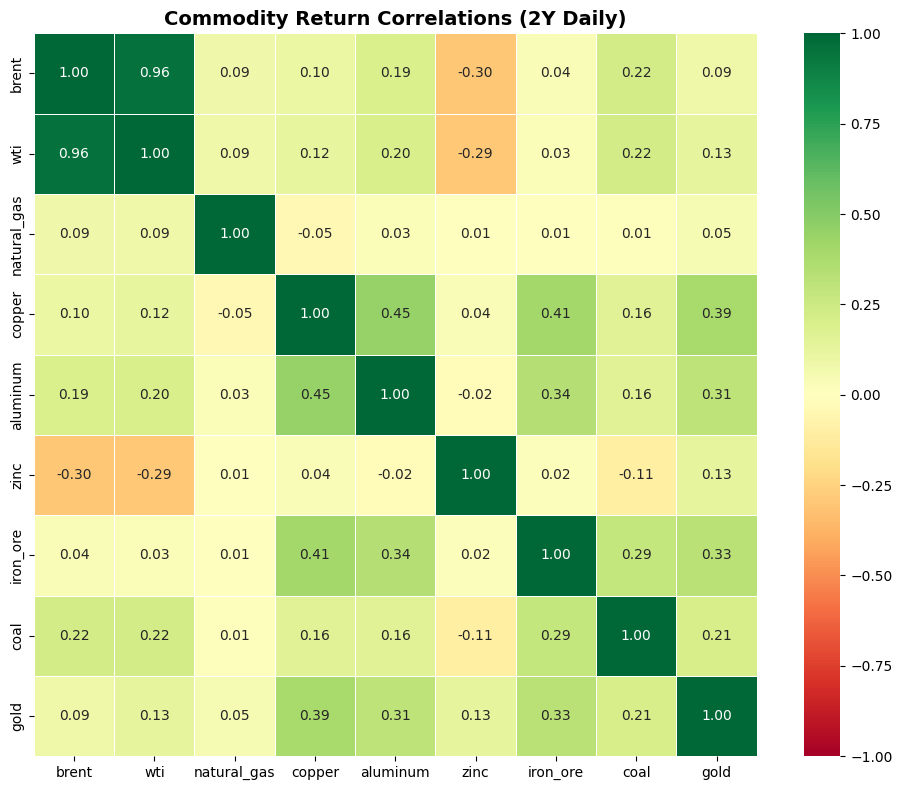
#> input picture notebooks/chart_cell_8.png, 902 x 790 px
$ python generate_carousel_pdf.py
#> lines starting #> are read from the running program, lines starting #| are printed output that depends on the picture
#!/usr/bin/env python3
"""Generate a LinkedIn carousel PDF from CACS experiment results."""

import matplotlib
matplotlib.use("Agg")
import matplotlib.pyplot as plt
import matplotlib.image as mpimg
from matplotlib.backends.backend_pdf import PdfPages
import numpy as np
from pathlib import Path

SCRIPT_DIR = Path(__file__).resolve().parent
OUTPUT = SCRIPT_DIR / "cacs_linkedin_carousel.pdf"

# Colors
BG = "#FFFFFF"
ACCENT = "#0A66C2"  # LinkedIn blue
DARK = "#191919"
GRAY = "#666666"
GREEN = "#2ecc71"
RED = "#e74c3c"
ORANGE = "#f39c12"

def new_slide(fig_width=10, fig_height=5.625):
    """Create a new slide (16:9 aspect ratio)."""
    fig = plt.figure(figsize=(fig_width, fig_height), facecolor=BG)
    ax = fig.add_axes([0, 0, 1, 1])
    ax.set_xlim(0, 10)
    ax.set_ylim(0, 5.625)
    ax.set_facecolor(BG)
    ax.axis("off")
    return fig, ax


def slide_title(pages):
    """Slide 1: Title slide."""
    fig, ax = new_slide()

    # Top accent bar
    ax.fill_between([0, 10], [5.625, 5.625], [5.3, 5.3], color=ACCENT)

    ax.text(5, 4.2, "Can Domain Knowledge Make", fontsize=26, fontweight="bold",
            color=DARK, ha="center", va="center")
    ax.text(5, 3.5, "Multi-GPU Inference Smarter?", fontsize=26, fontweight="bold",
            color=ACCENT, ha="center", va="center")

    ax.text(5, 2.5, "CACS: Correlation-Aware Commodity Sharding", fontsize=14,
            color=GRAY, ha="center", va="center", style="italic")

    ax.text(5, 1.5, "A quick experiment on 2x T4 GPUs (Kaggle, $0 cost)", fontsize=12,
            color=GRAY, ha="center", va="center")

    # Bottom bar
    ax.fill_between([0, 10], [0.3, 0.3], [0, 0], color=ACCENT)

    pages.savefig(fig)
    plt.close(fig)


def slide_problem(pages):
    """Slide 2: The problem."""
    fig, ax = new_slide()

    ax.fill_between([0, 10], [5.625, 5.625], [5.3, 5.3], color=ACCENT)
    ax.text(0.5, 5.46, "THE PROBLEM", fontsize=14, fontweight="bold", color="white", va="center")

    ax.text(5, 4.4, "Scaling commodity forecasting across multiple GPUs", fontsize=18,
            fontweight="bold", color=DARK, ha="center")

    lines = [
        ("Random sharding", "assigns commodities to GPUs arbitrarily"),
        ("Correlated commodities", "end up on different GPUs"),
        ("Cross-GPU transfers", "create overhead that can negate parallelism"),
    ]
    y = 3.5
    for title, desc in lines:
        ax.plot(1.2, y, "s", color=RED, markersize=10)
        ax.text(1.6, y, title, fontsize=13, fontweight="bold", color=DARK, va="center")
        ax.text(1.6, y - 0.35, desc, fontsize=11, color=GRAY, va="center")
        y -= 0.9

    # Key stat
    ax.add_patch(plt.Rectangle((1, 0.4), 8, 0.8, facecolor="#FFF3E0", edgecolor=ORANGE, linewidth=2, zorder=2))
    ax.text(5, 0.8, "Random sharding made 2-GPU inference 13% SLOWER than 1 GPU",
            fontsize=13, fontweight="bold", color=RED, ha="center", va="center", zorder=3)

    pages.savefig(fig)
    plt.close(fig)


def slide_idea(pages):
    """Slide 3: The CACS idea."""
    fig, ax = new_slide()

    ax.fill_between([0, 10], [5.625, 5.625], [5.3, 5.3], color=ACCENT)
    ax.text(0.5, 5.46, "THE IDEA: CACS", fontsize=14, fontweight="bold", color="white", va="center")

    ax.text(5, 4.5, "Use price correlations to shard smarter", fontsize=18,
            fontweight="bold", color=DARK, ha="center")

    # Steps
    steps = [
        ("1", "Compute correlation matrix from 2Y daily returns"),
        ("2", "Cluster commodities by correlation distance"),
        ("3", "Assign each cluster to a GPU"),
    ]
    y = 3.6
    for num, text in steps:
        ax.add_patch(plt.Circle((1.3, y), 0.25, facecolor=ACCENT, edgecolor="none", zorder=2))
        ax.text(1.3, y, num, fontsize=12, fontweight="bold", color="white", ha="center", va="center", zorder=3)
        ax.text(1.9, y, text, fontsize=12, color=DARK, va="center")
        y -= 0.7

    # Result boxes
    ax.add_patch(plt.Rectangle((0.5, 0.5), 4, 1.2, facecolor="#E8F5E9", edgecolor=GREEN, linewidth=2))
    ax.text(2.5, 1.35, "GPU 0", fontsize=11, fontweight="bold", color=DARK, ha="center")
    ax.text(2.5, 0.9, "natural_gas, zinc, brent,\nwti, coal", fontsize=10, color=GRAY, ha="center")

    ax.add_patch(plt.Rectangle((5.5, 0.5), 4, 1.2, facecolor="#E3F2FD", edgecolor=ACCENT, linewidth=2))
    ax.text(7.5, 1.35, "GPU 1", fontsize=11, fontweight="bold", color=DARK, ha="center")
    ax.text(7.5, 0.9, "gold, iron_ore, copper,\naluminum", fontsize=10, color=GRAY, ha="center")

    pages.savefig(fig)
    plt.close(fig)


def slide_correlation(pages):
    """Slide 4: Correlation heatmap."""
    fig, ax = new_slide()

    ax.fill_between([0, 10], [5.625, 5.625], [5.3, 5.3], color=ACCENT)
    ax.text(0.5, 5.46, "CORRELATION MATRIX", fontsize=14, fontweight="bold", color="white", va="center")

    # Load and embed the heatmap image
    img_path = SCRIPT_DIR / "chart_cell_8.png"
    if img_path.exists():
        img = mpimg.imread(str(img_path))
#> img is the input picture: shape (790, 902, 4) float32; mean R, G, B, A 0.809, 0.877, 0.644, 1
        img_ax = fig.add_axes([0.08, 0.05, 0.55, 0.88])
        img_ax.imshow(img)
        img_ax.axis("off")

    # Annotations on the right
    ax.text(7.2, 4.2, "Key Findings:", fontsize=13, fontweight="bold", color=DARK)
    findings = [
        "Brent-WTI: 0.96 corr",
        "Oil cluster is tight",
        "Gold is the outlier",
        "Metals form a group",
    ]
    y = 3.5
    for f in findings:
        ax.text(7.2, y, f"  {f}", fontsize=11, color=GRAY)
        y -= 0.5

    pages.savefig(fig)
    plt.close(fig)


def slide_dendrogram(pages):
    """Slide 5: Dendrogram."""
    fig, ax = new_slide()

    ax.fill_between([0, 10], [5.625, 5.625], [5.3, 5.3], color=ACCENT)
    ax.text(0.5, 5.46, "CACS CLUSTERING", fontsize=14, fontweight="bold", color="white", va="center")

    img_path = SCRIPT_DIR / "chart_cell_10.png"
    if img_path.exists():
        img = mpimg.imread(str(img_path))
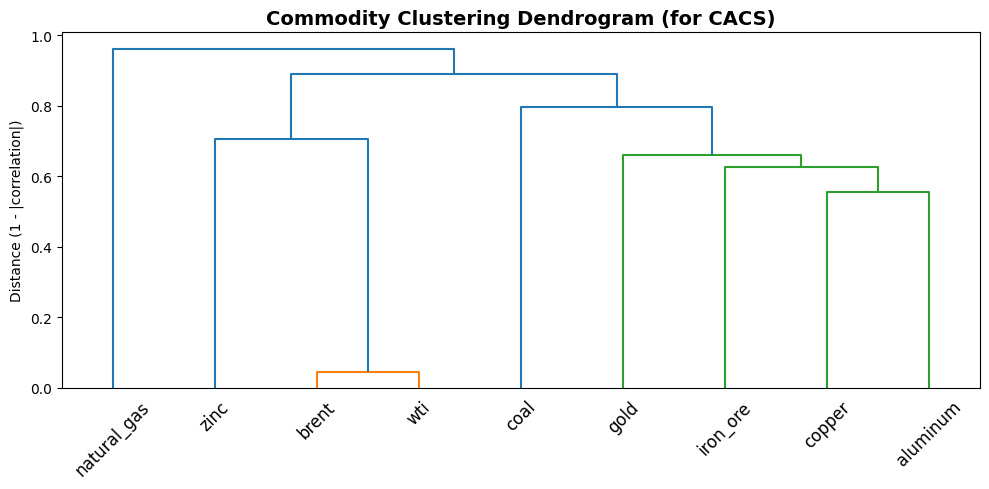
#> input picture notebooks/chart_cell_10.png, 989 x 489 px
#> img is the input picture: shape (489, 989, 4) float32; mean R, G, B, A 0.969, 0.974, 0.974, 1
        img_ax = fig.add_axes([0.05, 0.05, 0.9, 0.85])
        img_ax.imshow(img)
        img_ax.axis("off")

    pages.savefig(fig)
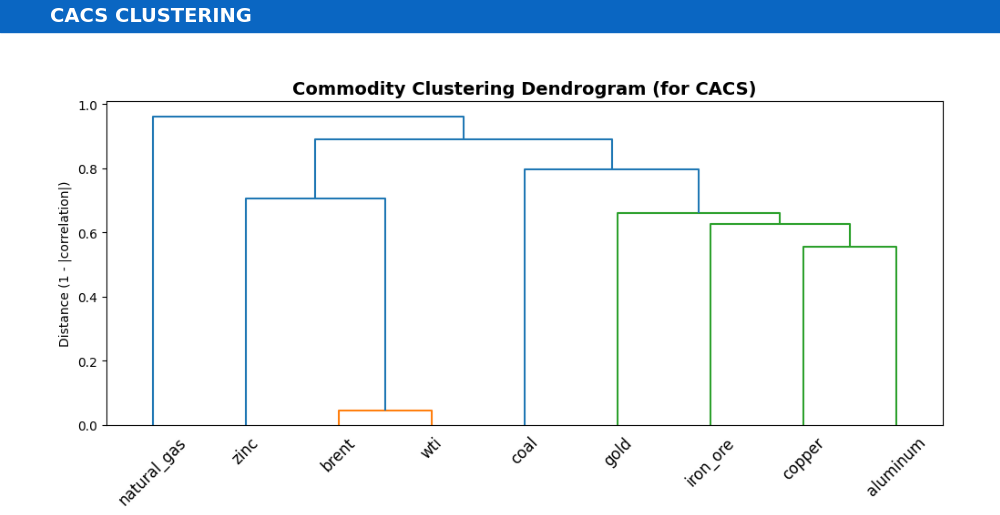
#> figure drawn by matplotlib, 2 panels
    plt.close(fig)


def slide_communication(pages):
    """Slide 6: Communication analysis."""
    fig, ax = new_slide()

    ax.fill_between([0, 10], [5.625, 5.625], [5.3, 5.3], color=ACCENT)
    ax.text(0.5, 5.46, "COMMUNICATION ANALYSIS", fontsize=14, fontweight="bold", color="white", va="center")

    ax.text(5, 4.5, "Cross-GPU transfers when commodities need correlated features",
            fontsize=13, color=GRAY, ha="center")

    # Table
    headers = ["Strategy", "Cross-GPU Transfers", "Transfer Rate"]
    data = [
        ["CACS", "0", "0%"],
        ["Random", "8", "50%"],
        ["Round-Robin", "10", "62.5%"],
    ]
    colors_row = [GREEN, RED, ORANGE]

    y = 3.5
    for i, h in enumerate(headers):
        x = 1.5 + i * 2.8
        ax.text(x, y, h, fontsize=12, fontweight="bold", color=DARK, ha="center")

    y = 3.1
    ax.plot([0.5, 9.5], [y, y], color=GRAY, linewidth=0.5)

    for row_idx, row in enumerate(data):
        y -= 0.6
        for i, val in enumerate(row):
            x = 1.5 + i * 2.8
            weight = "bold" if i == 0 else "normal"
            color = colors_row[row_idx] if i > 0 else DARK
            ax.text(x, y, val, fontsize=13, fontweight=weight, color=color, ha="center")

    # Big stat
    ax.add_patch(plt.Rectangle((2, 0.3), 6, 0.9, facecolor="#E8F5E9", edgecolor=GREEN, linewidth=2))
    ax.text(5, 0.75, "CACS: 100% reduction in cross-GPU transfers",
            fontsize=15, fontweight="bold", color=GREEN, ha="center", va="center")

    pages.savefig(fig)
    plt.close(fig)


def slide_benchmark(pages):
    """Slide 7: Benchmark results chart."""
    fig, ax = new_slide()

    ax.fill_between([0, 10], [5.625, 5.625], [5.3, 5.3], color=ACCENT)
    ax.text(0.5, 5.46, "BENCHMARK RESULTS", fontsize=14, fontweight="bold", color="white", va="center")

    img_path = SCRIPT_DIR / "chart_cell_21.png"
    if img_path.exists():
        img = mpimg.imread(str(img_path))
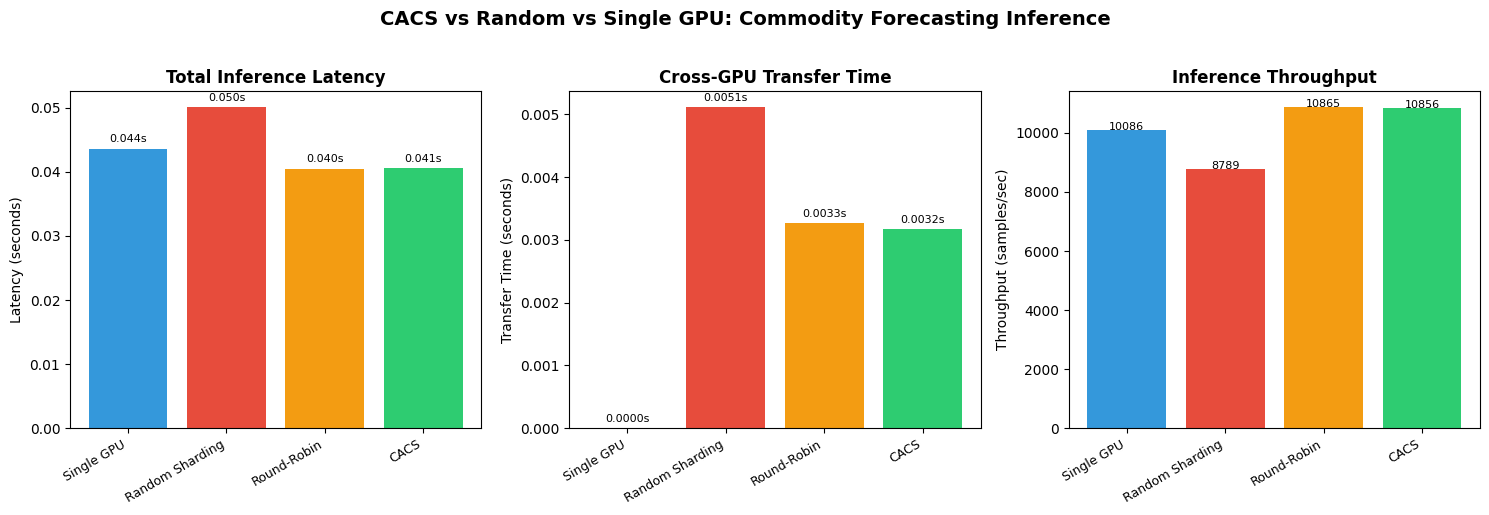
#> input picture notebooks/chart_cell_21.png, 1489 x 515 px
#> img is the input picture: shape (515, 1489, 4) float32; mean R, G, B, A 0.849, 0.84, 0.775, 1
        img_ax = fig.add_axes([0.02, 0.02, 0.96, 0.88])
        img_ax.imshow(img)
        img_ax.axis("off")

    pages.savefig(fig)
    plt.close(fig)


def slide_numbers(pages):
    """Slide 8: Key numbers."""
    fig, ax = new_slide()

    ax.fill_between([0, 10], [5.625, 5.625], [5.3, 5.3], color=ACCENT)
    ax.text(0.5, 5.46, "CACS vs RANDOM SHARDING", fontsize=14, fontweight="bold", color="white", va="center")

    # Three big metrics
    metrics = [
        ("38%", "less transfer time", GREEN),
        ("19%", "lower latency", ACCENT),
        ("23%", "higher throughput", ORANGE),
    ]

    for i, (num, label, color) in enumerate(metrics):
        cx = 1.8 + i * 3
        ax.add_patch(plt.Rectangle((cx - 1.2, 2.2), 2.4, 2.5, facecolor=color, edgecolor="none", alpha=0.1, zorder=1))
        ax.add_patch(plt.Rectangle((cx - 1.2, 2.2), 2.4, 2.5, facecolor="none", edgecolor=color, linewidth=2, zorder=2))
        ax.text(cx, 3.9, num, fontsize=36, fontweight="bold", color=color, ha="center", va="center", zorder=3)
        ax.text(cx, 2.8, label, fontsize=13, color=DARK, ha="center", va="center", zorder=3)

    ax.text(5, 1.2, "Hardware: 2x T4 GPUs (Kaggle free tier)  |  Cost: $0  |  Runtime: 3 min",
            fontsize=11, color=GRAY, ha="center")

    pages.savefig(fig)
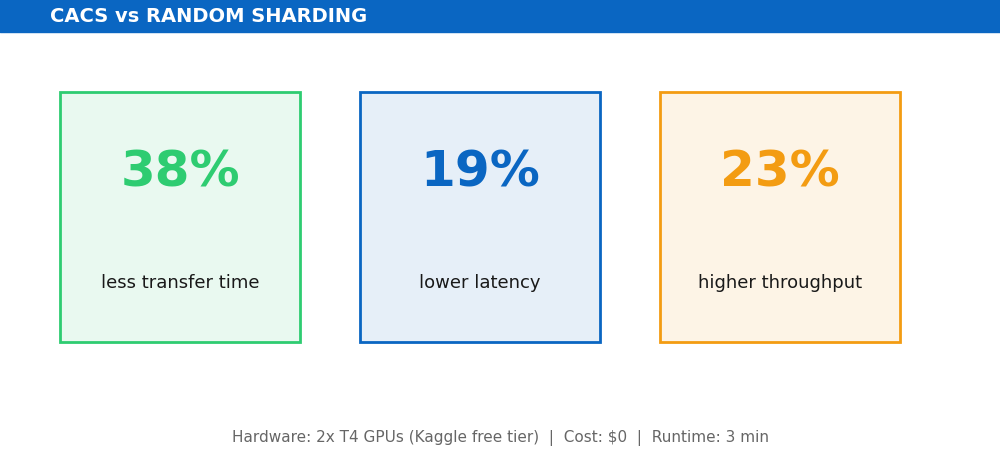
#> figure drawn by matplotlib, 1 panel
    plt.close(fig)


def slide_takeaways(pages):
    """Slide 9: Key takeaways."""
    fig, ax = new_slide()

    ax.fill_between([0, 10], [5.625, 5.625], [5.3, 5.3], color=ACCENT)
    ax.text(0.5, 5.46, "KEY TAKEAWAYS", fontsize=14, fontweight="bold", color="white", va="center")

    takeaways = [
        ("Naive parallelization can hurt.", "Random sharding was 13% slower than 1 GPU."),
        ("Domain-aware sharding fixes it.", "CACS eliminated all cross-GPU transfers."),
        ("For small workloads, 1 GPU wins.", "CACS shines at 50+ commodities / larger models."),
        ("The algorithm is 6 lines of code.", "scipy hierarchical clustering on price correlations."),
    ]

    y = 4.3
    for i, (title, desc) in enumerate(takeaways):
        color = [GREEN, ACCENT, ORANGE, ACCENT][i]
        ax.add_patch(plt.Rectangle((0.8, y - 0.35), 0.06, 0.7, facecolor=color, edgecolor="none"))
        ax.text(1.2, y + 0.05, title, fontsize=13, fontweight="bold", color=DARK, va="center")
        ax.text(1.2, y - 0.3, desc, fontsize=11, color=GRAY, va="center")
        y -= 1.0

    pages.savefig(fig)
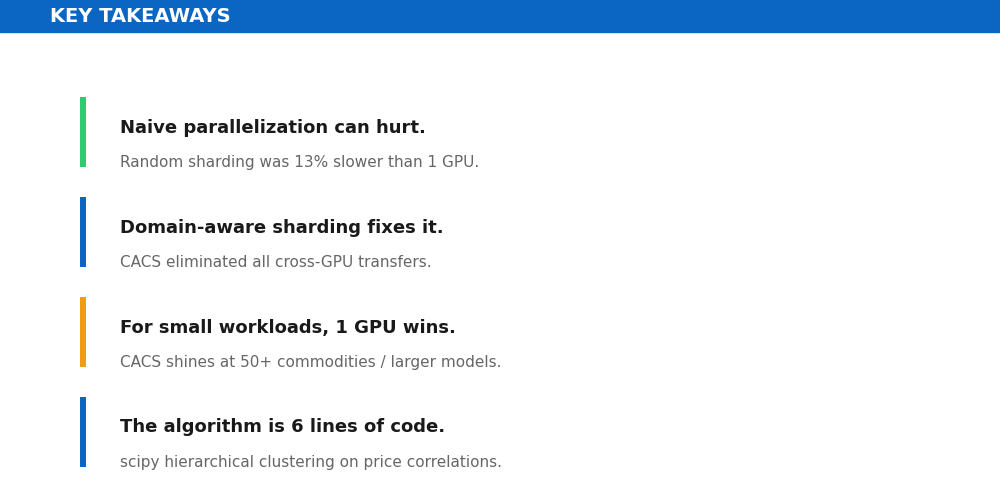
#> figure drawn by matplotlib, 1 panel
    plt.close(fig)


def slide_code(pages):
    """Slide 10: The code."""
    fig, ax = new_slide()

    ax.fill_between([0, 10], [5.625, 5.625], [5.3, 5.3], color=ACCENT)
    ax.text(0.5, 5.46, "THE ENTIRE ALGORITHM", fontsize=14, fontweight="bold", color="white", va="center")

    # Code block
    ax.add_patch(plt.Rectangle((0.5, 1.0), 9, 3.8, facecolor="#1E1E1E", edgecolor=GRAY, linewidth=1))

    code = [
        "from scipy.cluster.hierarchy import linkage, fcluster",
        "from scipy.spatial.distance import squareform",
        "",
        "dist = squareform((1 - corr_matrix.abs()).values)",
        "Z = linkage(dist, method='average')",
        "labels = fcluster(Z, n_gpus, criterion='maxclust')",
    ]

    y = 4.3
    for line in code:
        color = "#569CD6" if line.startswith("from") or line.startswith("import") else "#D4D4D4"
        if "=" in line and not line.startswith("from"):
            color = "#9CDCFE"
        if line == "":
            y -= 0.35
            continue
        ax.text(1.0, y, line, fontsize=11, fontfamily="monospace", color=color, va="center")
        y -= 0.45

    ax.text(5, 0.5, "That's it. 6 lines to make multi-GPU inference domain-aware.",
            fontsize=12, color=GRAY, ha="center", style="italic")

    pages.savefig(fig)
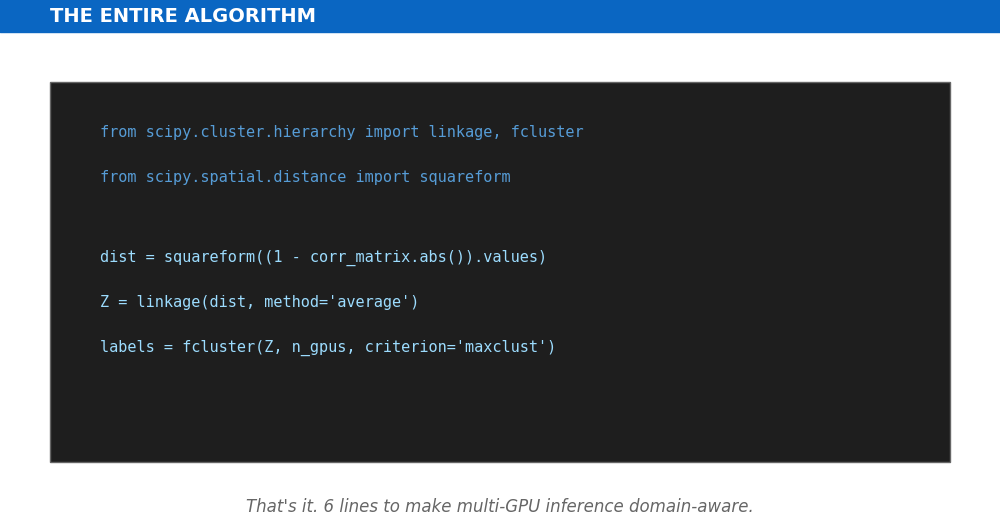
#> figure drawn by matplotlib, 1 panel
    plt.close(fig)


def slide_closing(pages):
    """Slide 11: Closing."""
    fig, ax = new_slide()

    ax.fill_between([0, 10], [5.625, 5.625], [5.3, 5.3], color=ACCENT)

    ax.text(5, 3.8, "If your workload has internal correlations,", fontsize=18,
            color=DARK, ha="center", va="center")
    ax.text(5, 3.0, "use them to inform your parallelization strategy.", fontsize=18,
            fontweight="bold", color=ACCENT, ha="center", va="center")

    ax.text(5, 1.8, "Notebook: Kaggle (free)  |  Runtime: 3 min  |  Cost: $0",
            fontsize=12, color=GRAY, ha="center")

    ax.text(5, 1.1, "Part of: Red Teaming Agentic AI for Commodity Trading",
            fontsize=11, color=GRAY, ha="center", style="italic")
    ax.text(5, 0.7, "IIT Bombay EPGD AI/ML Capstone",
            fontsize=11, color=GRAY, ha="center", style="italic")

    ax.fill_between([0, 10], [0.3, 0.3], [0, 0], color=ACCENT)

    pages.savefig(fig)
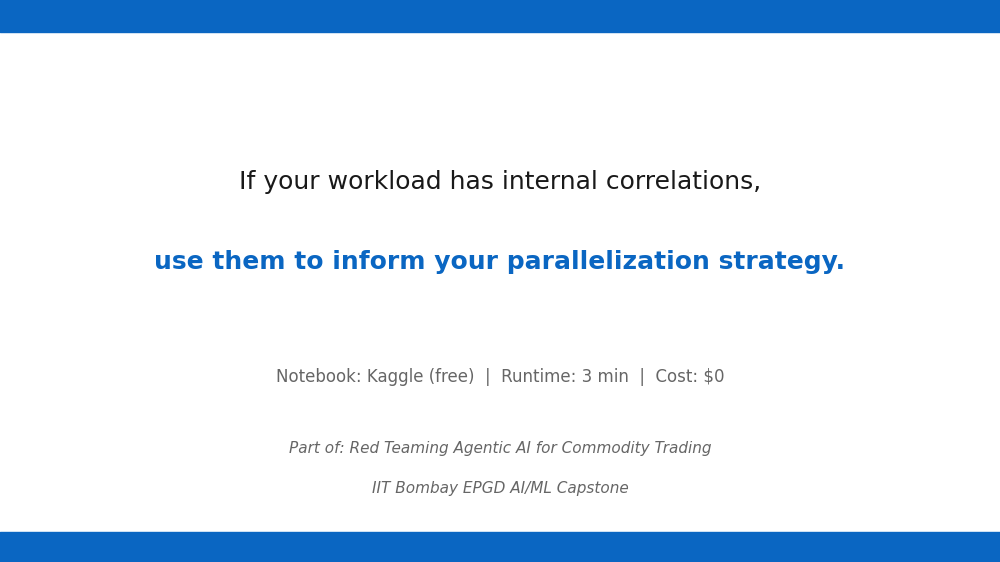
#> figure drawn by matplotlib, 1 panel
    plt.close(fig)


def main():
    print("Generating LinkedIn carousel PDF...")

    with PdfPages(str(OUTPUT)) as pages:
        slide_title(pages)        # 1
        slide_problem(pages)      # 2
        slide_idea(pages)         # 3
        slide_correlation(pages)  # 4
        slide_dendrogram(pages)   # 5
        slide_communication(pages)# 6
        slide_benchmark(pages)    # 7
        slide_numbers(pages)      # 8
        slide_takeaways(pages)    # 9
        slide_code(pages)         # 10
        slide_closing(pages)      # 11

    print(f"Saved: {OUTPUT}")
    print(f"11 slides, ready to upload to LinkedIn as a document post.")


if __name__ == "__main__":
    main()
